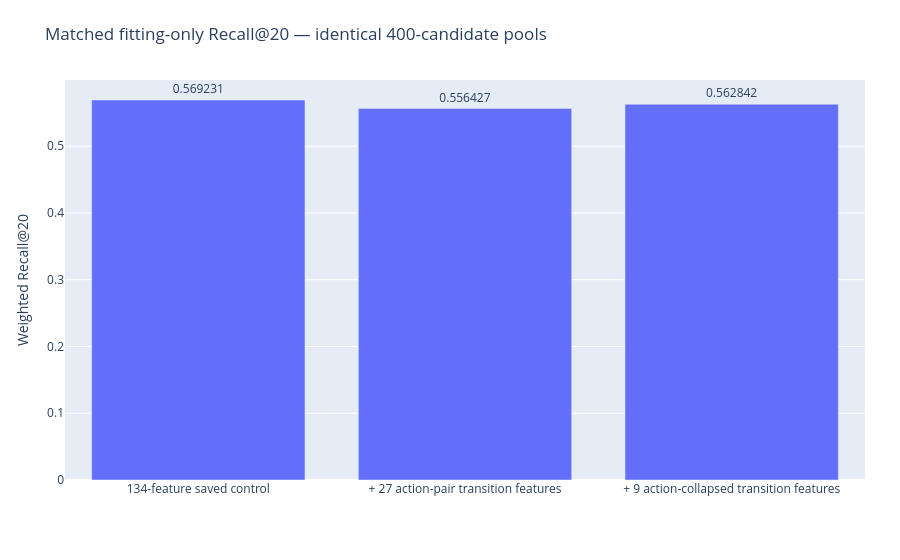

Notebook source saved alongside this figure:
### Markdown cell above
## 1 · Matched pooled score

### Code cell
view.show_chart(1)

### Figure 1 — Plotly figure (JSON) as saved in the notebook; plotly's stock layout.template omitted (floating-point values rounded to 4 significant figures)
{"data": [{"text": ["0.569231", "0.556427", "0.562842"], "textposition": "outside", "type": "bar", "x": ["134-feature saved control", "+ 27 action-pair transition features", "+ 9 action-collapsed transition features"], "y": [0.5692, 0.5564, 0.5628]}], "layout": {"margin": {"b": 80, "l": 65, "r": 35, "t": 80}, "title": {"text": "Matched fitting-only Recall@20 — identical 400-candidate pools"}, "yaxis": {"title": {"text": "Weighted Recall@20"}}}}
